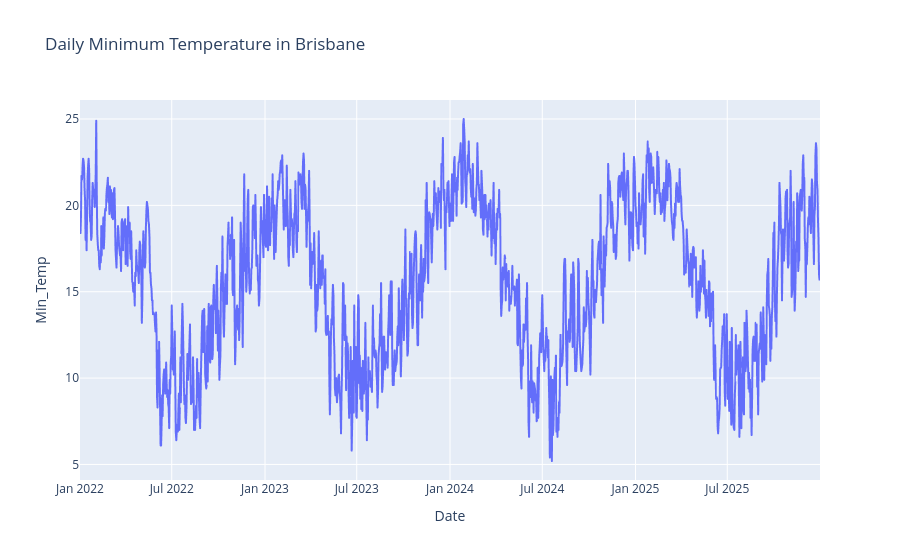

Notebook cell for this chart:
### Code cell
fig = px.line(
    weather,
    x="Date",
    y="Min_Temp",
    title="Daily Minimum Temperature in Brisbane"
)

fig.show()

### Figure 1 — Plotly figure (JSON) as saved in the notebook; plotly's stock layout.template omitted (floating-point values rounded to 4 significant figures; data arrays with more than 128 entries replaced by an {"elided": "..."} marker saying what was removed)
{"data": [{"hovertemplate": "Date=%{x}<br>Min_Temp=%{y}<extra></extra>", "legendgroup": "", "line": {"color": "#636efa", "dash": "solid"}, "marker": {"symbol": "circle"}, "mode": "lines", "name": "", "showlegend": false, "type": "scattergl", "x": {"elided": "1461 str values"}, "xaxis": "x", "y": {"elided": "1461 float values"}, "yaxis": "y"}], "layout": {"legend": {"tracegroupgap": 0}, "title": {"text": "Daily Minimum Temperature in Brisbane"}, "xaxis": {"anchor": "y", "domain": [0, 1], "title": {"text": "Date"}}, "yaxis": {"anchor": "x", "domain": [0, 1], "title": {"text": "Min_Temp"}}}}
